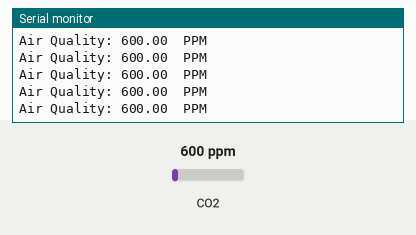
Bench run of a sketch on a simulated Arduino Uno, built with avr-gcc and run on an emulated ATmega328P. Shown: the last lines printed to the serial monitor. Inputs (shaded band) come from the test bench; at power-on: CO2 600 ppm.

Above: at 1.2 s.
1.3 s: CO2 set to 1050 ppm
At 2.4 s:
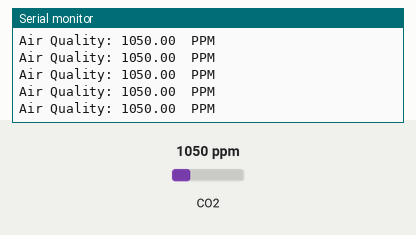
4.3 s: CO2 set to 452 ppm
At 4.9 s:
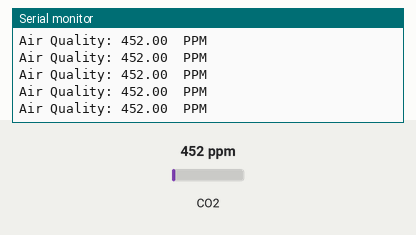
7.3 s: CO2 set to 1700 ppm
At 8.4 s:
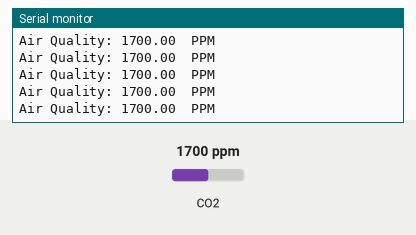
13.3 s: CO2 set to 452 ppm
At 14.1 s:
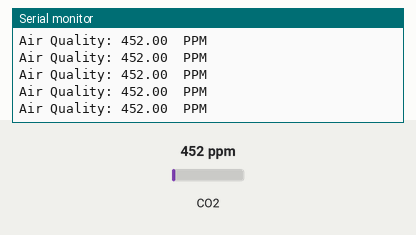
Timing chart, 0 to 16.3 s (numbered marks = the images above; inputs shaded):
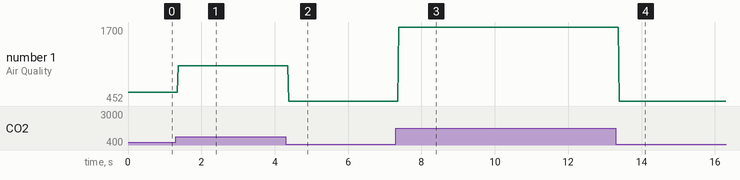

The sketch:

sketch_jun17c.ino
```cpp
#include <MQ135.h>


void setup (){
Serial.begin (9600);
}
void loop() {
MQ135 gasSensor = MQ135(A0); // Attach sensor to pin A0
float air_quality = gasSensor.getPPM();
  // Print Senso value on Serial Monitor Window
  Serial.print("Air Quality: ");
  Serial.print(air_quality);
  Serial.println("  PPM");
  Serial.println();
}
```

Measured:
- after the input at 1.3 s, the serial monitor: prints a new line after 0.07 s (image 1)
- after the input at 4.3 s, the serial monitor: prints a new line after 0.09 s (image 2)
- after the input at 7.3 s, the serial monitor: prints a new line after 0.08 s (image 3)
- after the input at 13.3 s, the serial monitor: prints a new line after 0.09 s (image 4)
- plotted number 1: 600 → 1050 after the input at 1.3 s, 1050 → 452 after the input at 4.3 s, 452 → 1700 after the input at 7.3 s, 1700 → 452 after the input at 13.3 s
